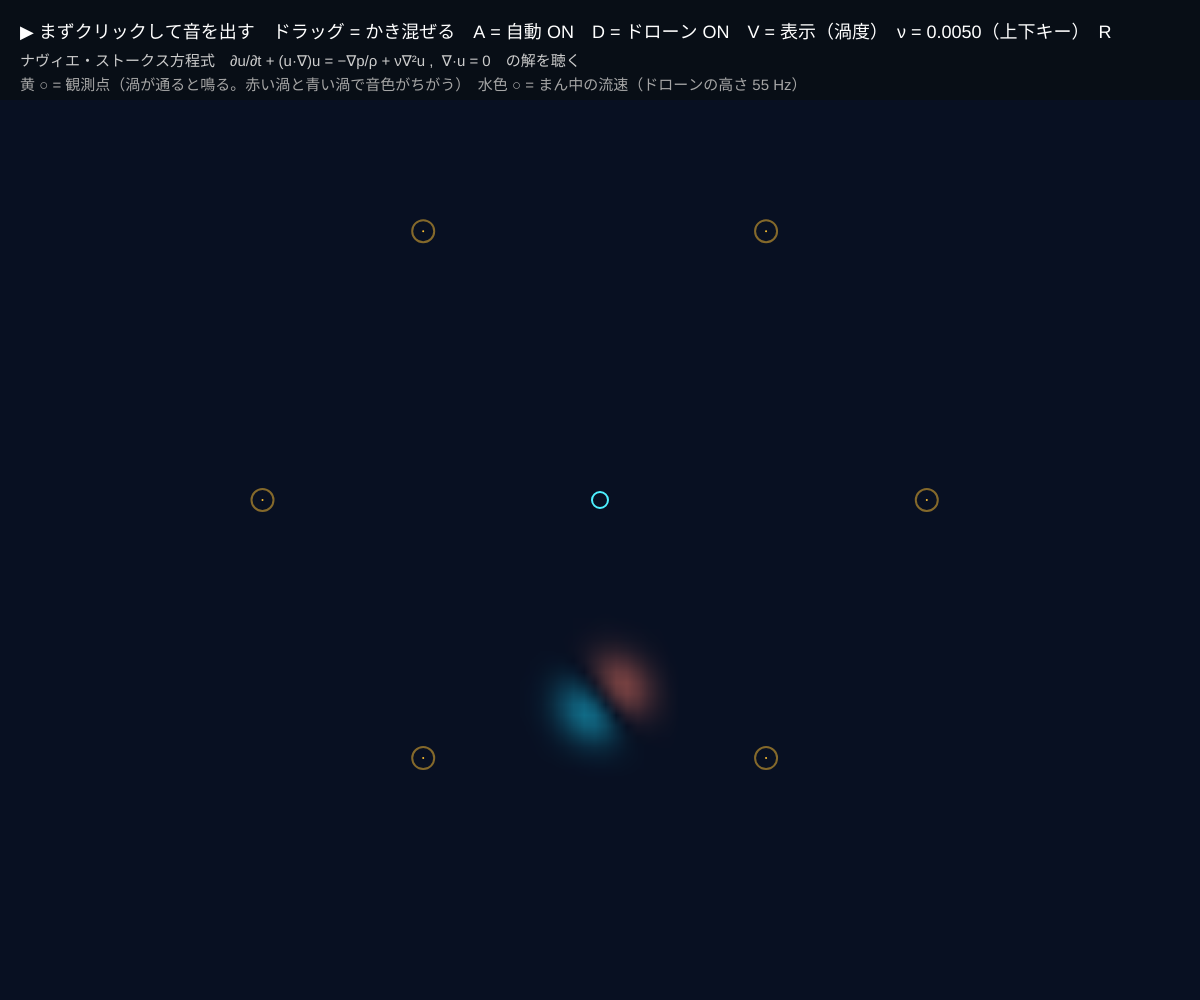
Frame 1 (no input)
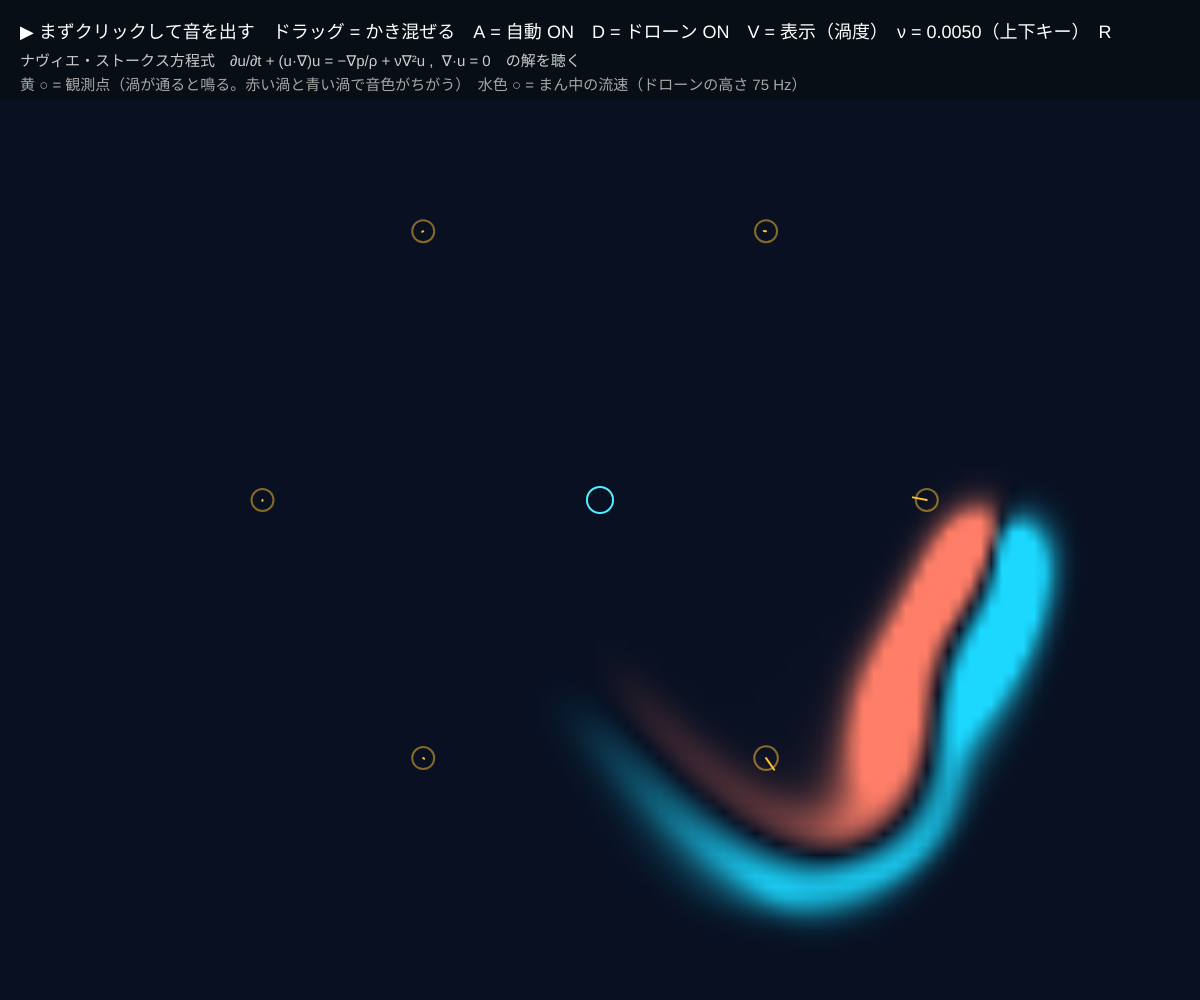
Frame 60 (no input)
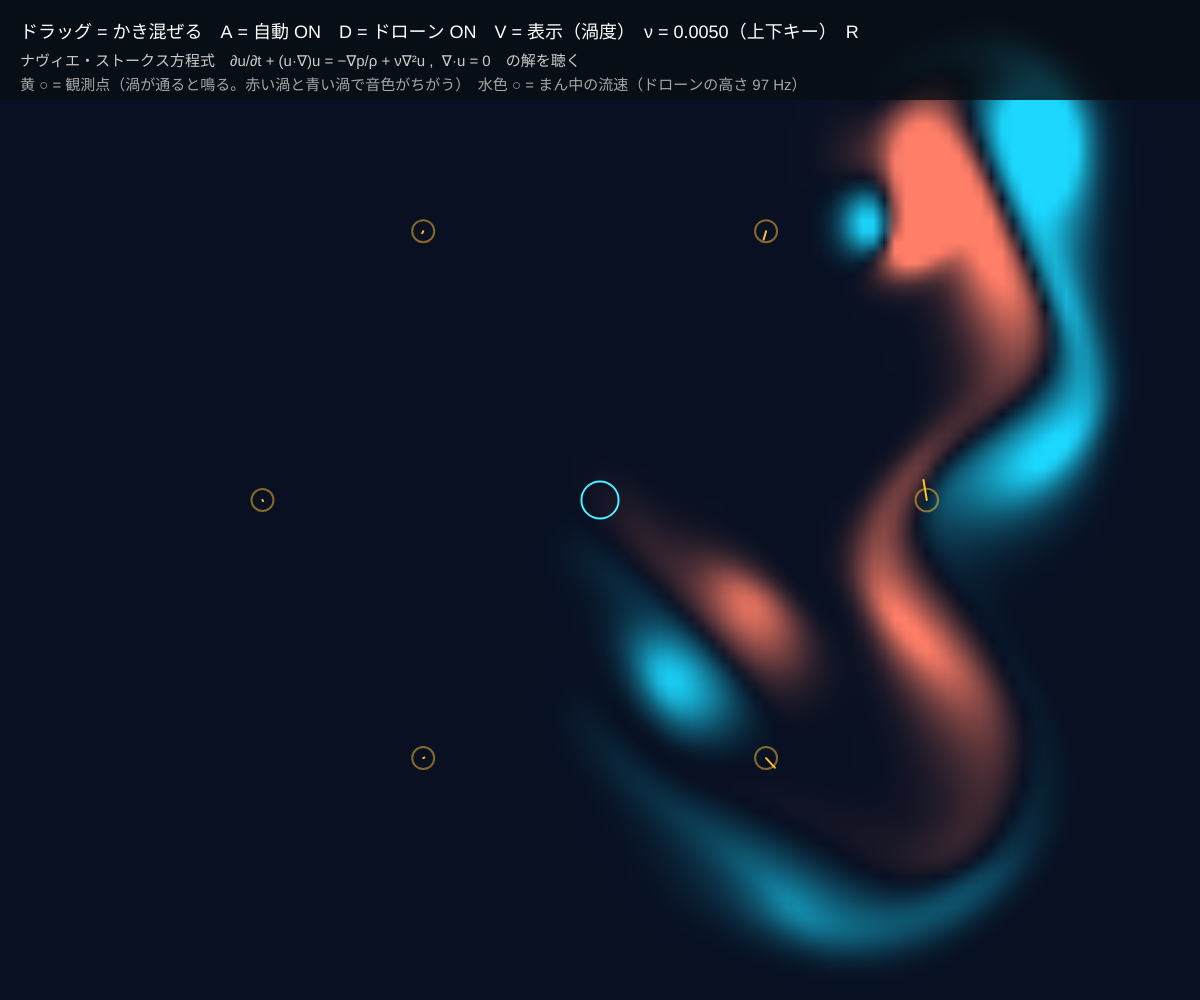
Frame 120 (the mouse pressed at the canvas centre since frame 60)

The p5.js sketch that drew these frames (run headless with seeded random() and noise() and a simulated clock; from frame 60 on, the mouse is pressed at the canvas centre):

// p5.js sketch
// ── sketch.js
// ============================================
// 13 流れを聴く 🔊
// ナヴィエ・ストークス方程式（07 のソルバー）で作った流れの中に「観測点」を置き、音に変える
//   渦が観測点を通りすぎる（渦度が大きくなる）→ ポーンと 1 音。音の高さはその場所の流速で決まる
//   まん中の観測点の流速 → 低く続く音（ドローン）の高さと大きさ
// 風の音、川のせせらぎ、笛の音は、どれも流れの中の渦が作っている（09 の St = fD/U を思い出そう）
// まずクリック（音を出す許可）/ ドラッグ = かき混ぜる / A = 自動でかき混ぜる / D = ドローン
// V = 表示切替 / 上下キー = 粘性 ν / R = やり直し
// ============================================

let nu = 0.005; // ★ 動粘性係数 ν（大きくすると渦がすぐ消えて静かになる）
let dt = 1.0; // 時間刻み
let threshold = 0.05; // ★ 渦と見なす渦度の大きさ（小さいほどよく鳴る）
let scaleNotes = [0, 2, 4, 7, 9, 12, 14, 16, 19, 21]; // ★ 音階（半音の数。これはペンタトニック）
let baseFreq = 196; // ★ いちばん低い音 [Hz]
let nProbe = 6; // ★ 観測点の数
let stirPower = 0.2; // ★ 自動のかき混ぜ棒の強さ
let NX = 112, NY;
let W2, u, v, u0, v0, p, dvg, dye, dye0, img;
let probes = [], autoStir = true, drone = true, viewNo = 0, stirT = 0;

function setup() {
  createCanvas(windowWidth, windowHeight);
  colorMode(HSB, 360, 100, 100, 100);
  NY = Math.max(16, Math.round(NX * height / width));
  W2 = NX + 2;
  img = createImage(NX, NY);
  restart();
}

function restart() {
  let n = W2 * (NY + 2);
  u = new Float32Array(n); v = new Float32Array(n); u0 = new Float32Array(n); v0 = new Float32Array(n);
  p = new Float32Array(n); dvg = new Float32Array(n); dye = new Float32Array(n); dye0 = new Float32Array(n);
  probes = [];
  for (let k = 0; k < nProbe; k++) { // 観測点を輪のように並べる
    let a = k * 2 * Math.PI / nProbe;
    probes.push({ i: Math.round(NX / 2 + NX * 0.28 * Math.cos(a)), j: Math.round(NY / 2 + NY * 0.3 * Math.sin(a)), armed: true, flash: 0, w: 0, sp: 0 });
  }
}

function stir(ci, cj, fx, fy, amount) {
  for (let j = Math.max(1, Math.floor(cj - 6)); j <= Math.min(NY, cj + 6); j++)
    for (let i = Math.max(1, Math.floor(ci - 6)); i <= Math.min(NX, ci + 6); i++) {
      let w = Math.exp(-((i - ci) * (i - ci) + (j - cj) * (j - cj)) / 9), n = IX(i, j);
      u[n] += fx * w; v[n] += fy * w; dye[n] = Math.min(dye[n] + amount * w, 2);
    }
}

function draw() {
  // ---- 外力：マウスと、自動のかき混ぜ棒（8 の字に動く）
  if (mouseIsPressed) stir(mouseX / width * NX + 1, mouseY / height * NY + 1, constrain((mouseX - pmouseX) / width * NX * 0.5, -4, 4), constrain((mouseY - pmouseY) / height * NY * 0.5, -4, 4), 0.8);
  if (autoStir) {
    stirT += 0.02;
    let sx = NX * (0.5 + 0.36 * Math.sin(stirT)), sy = NY * (0.5 + 0.34 * Math.sin(2 * stirT + 0.6));
    let vx = 0.36 * NX * 0.02 * Math.cos(stirT), vy = 0.34 * NY * 0.04 * Math.cos(2 * stirT + 0.6); // 棒の速度
    stir(sx, sy, vx * stirPower, vy * stirPower, 0.25);
  }
  stepVelocity();
  dye0.set(dye); advect(0, dye, dye0, u, v);
  for (let k = 0; k < dye.length; k++) dye[k] *= 0.995;

  render();
  image(img, 0, 0, width, height);

  // ---- ★ 観測点：渦度 ω と流速を読み、音にする
  for (let k = 0; k < probes.length; k++) {
    let q = probes[k], n = IX(q.i, q.j);
    q.w = 0.5 * (v[n + 1] - v[n - 1] - u[n + W2] + u[n - W2]);
    q.sp = Math.hypot(u[n], v[n]);
    if (q.armed && Math.abs(q.w) > threshold) { // 渦が来た！
      let note = scaleNotes[Math.floor(constrain(q.sp * 6, 0, 0.999) * scaleNotes.length)]; // 速いほど高い音
      pluck(baseFreq * Math.pow(2, note / 12), constrain(Math.abs(q.w) * 4, 0.15, 0.6), (q.i / NX) * 2 - 1, q.w > 0);
      q.armed = false; q.flash = 1;
    }
    if (Math.abs(q.w) < threshold * 0.5) q.armed = true; // 渦が去ったら次を待つ
    q.flash *= 0.92;
    let x = (q.i - 0.5) / NX * width, y = (q.j - 0.5) / NY * height;
    noFill(); stroke(42, 80, 100, 50 + 50 * q.flash); strokeWeight(2 + 4 * q.flash);
    circle(x, y, 22 + 50 * q.flash);
    stroke(42, 80, 100); strokeWeight(2);
    line(x, y, x + constrain(u[n] * 60, -50, 50), y + constrain(v[n] * 60, -50, 50)); // そこでの流速
  }
  // まん中の流速 → ドローン
  let c = IX(Math.round(NX / 2), Math.round(NY / 2)), cs = Math.hypot(u[c], v[c]);
  setDrone(drone ? 55 + cs * 400 : 0, drone ? constrain(cs * 1.5, 0, 0.25) : 0);
  noFill(); stroke(185, 70, 100); strokeWeight(2);
  circle(width / 2, height / 2, 16 + cs * 200);

  noStroke(); fill(215, 60, 8, 78); rect(0, 0, width, 100);
  fill(0, 0, 100); textSize(18);
  text((audioCtx ? '' : '▶ まずクリックして音を出す　') + 'ドラッグ = かき混ぜる　A = 自動 ' + (autoStir ? 'ON' : 'OFF') + '　D = ドローン ' + (drone ? 'ON' : 'OFF') + '　V = 表示（' + (viewNo ? '染料' : '渦度') + '）　ν = ' + nf(nu, 1, 4) + '（上下キー）　R', 20, 38);
  fill(0, 0, 80); textSize(15);
  text('ナヴィエ・ストークス方程式　∂u/∂t + (u·∇)u = −∇p/ρ + ν∇²u ,  ∇·u = 0　の解を聴く', 20, 66);
  fill(0, 0, 65);
  text('黄 ○ = 観測点（渦が通ると鳴る。赤い渦と青い渦で音色がちがう）　水色 ○ = まん中の流速（ドローンの高さ ' + nf(55 + cs * 400, 1, 0) + ' Hz）', 20, 90);
}

function mousePressed() { startAudio(); }

function keyPressed() {
  startAudio();
  if (key === 'a' || key === 'A') autoStir = !autoStir;
  if (key === 'd' || key === 'D') drone = !drone;
  if (key === 'v' || key === 'V') viewNo = 1 - viewNo;
  if (key === UP_ARROW) nu = Math.min(nu * 2, 0.32);
  if (key === DOWN_ARROW) nu = Math.max(nu / 2, 0.00125);
  if (key === 'r' || key === 'R') restart();
}

// ---------- やってみよう ----------
// 1. A で自動を止め、自分でゆっくり・すばやくかき混ぜる。鳴り方（数・高さ）はどう変わる？
// 2. ν を上げる（上キー）。渦がすぐ消えて静かになる。はちみつの中は静か？
// 3. threshold を 0.02 にするとにぎやかに、0.15 にすると強い渦だけが鳴る
// 4. scaleNotes を [0, 3, 5, 6, 7, 10, 12]（ブルース）や [0, 2, 3, 7, 8, 12]（日本の音階）に変える
// 5. nProbe を 12 にして、渦が輪をひとまわりするとメロディーになるようにしてみよう
// 6. 音の高さを「流速」ではなく「観測点の番号 k」で決めると？（note = scaleNotes[k]）


// ==================================================
// ここから下は「流れを解く道具」「色をつける道具」「音を鳴らすための道具」です（全部コピーすること）
// ==================================================
// ---- 流体ソルバー（07 と同じ。ナヴィエ・ストークス方程式を 粘性 → 移流 → 圧力 の順に解く）
function IX(i, j) { return i + W2 * j; }
function stepVelocity() {
  if (nu > 0) { u0.set(u); v0.set(v); diffuse(1, u, u0, nu); diffuse(2, v, v0, nu); } // 粘性 ν∇²u
  u0.set(u); v0.set(v);
  advect(1, u, u0, u0, v0); advect(2, v, v0, u0, v0); // 移流 −(u·∇)u
  project(); // 圧力 −∇p と ∇·u = 0
  for (let k = 0; k < u.length; k++) {
    if (!(Math.abs(u[k]) < 20)) u[k] = constrain(u[k] || 0, -20, 20);
    if (!(Math.abs(v[k]) < 20)) v[k] = constrain(v[k] || 0, -20, 20);
  }
}
function diffuse(b, x, x0, k) { let a = dt * k; linSolve(b, x, x0, a, 1 + 4 * a, 10); }
function advect(b, d, d0, uu, vv) {
  for (let j = 1; j <= NY; j++) for (let i = 1; i <= NX; i++) {
    let n = IX(i, j);
    let x = constrain(i - dt * uu[n], 0.5, NX + 0.5), y = constrain(j - dt * vv[n], 0.5, NY + 0.5);
    let i0 = Math.floor(x), j0 = Math.floor(y), s = x - i0, t = y - j0, m = IX(i0, j0);
    d[n] = (1 - s) * ((1 - t) * d0[m] + t * d0[m + W2]) + s * ((1 - t) * d0[m + 1] + t * d0[m + 1 + W2]);
  }
  setBnd(b, d);
}
function project() {
  for (let j = 1; j <= NY; j++) for (let i = 1; i <= NX; i++) {
    let n = IX(i, j);
    dvg[n] = -0.5 * (u[n + 1] - u[n - 1] + v[n + W2] - v[n - W2]);
  }
  setBnd(0, dvg);
  linSolve(0, p, dvg, 1, 4, 25);
  for (let j = 1; j <= NY; j++) for (let i = 1; i <= NX; i++) {
    let n = IX(i, j);
    u[n] -= 0.5 * (p[n + 1] - p[n - 1]);
    v[n] -= 0.5 * (p[n + W2] - p[n - W2]);
  }
  setBnd(1, u); setBnd(2, v);
}
function linSolve(b, x, x0, a, c, iters) {
  let ic = 1 / c;
  for (let k = 0; k < iters; k++) {
    for (let j = 1; j <= NY; j++) {
      let r = j * W2;
      for (let i = 1; i <= NX; i++) { let n = r + i; x[n] = (x0[n] + a * (x[n - 1] + x[n + 1] + x[n - W2] + x[n + W2])) * ic; }
    }
    setBnd(b, x);
  }
}
function setBnd(b, x) {
  for (let i = 1; i <= NX; i++) {
    x[IX(i, 0)] = b === 2 ? -x[IX(i, 1)] : x[IX(i, 1)];
    x[IX(i, NY + 1)] = b === 2 ? -x[IX(i, NY)] : x[IX(i, NY)];
  }
  for (let j = 0; j <= NY + 1; j++) {
    x[IX(0, j)] = b === 1 ? -x[IX(1, j)] : x[IX(1, j)];
    x[IX(NX + 1, j)] = b === 1 ? -x[IX(NX, j)] : x[IX(NX, j)];
  }
}
function render() {
  img.loadPixels();
  let px = img.pixels;
  for (let j = 1; j <= NY; j++) for (let i = 1; i <= NX; i++) {
    let n = IX(i, j), k = ((i - 1) + (j - 1) * NX) * 4, r, g, b;
    if (viewNo === 1) { let d = Math.min(dye[n], 1.6); r = 8 + 150 * d * d * 0.6; g = 16 + 190 * d; b = 34 + 220 * d; }
    else {
      let s = -0.5 * (v[n + 1] - v[n - 1] - u[n + W2] + u[n - W2]) * 7, a = Math.min(Math.abs(s), 1);
      r = 8 + (s > 0 ? 247 : 20) * a; g = 16 + (s > 0 ? 110 : 200) * a; b = 34 + (s > 0 ? 70 : 221) * a;
    }
    px[k] = r; px[k + 1] = g; px[k + 2] = b; px[k + 3] = 255;
  }
  img.updatePixels();
}

// ---- 音（Web Audio）
let audioCtx, masterOut, droneOsc, droneGain;
function startAudio() {
  if (!audioCtx) {
    audioCtx = new AudioContext();
    masterOut = audioCtx.createGain(); masterOut.gain.value = 0.6;
    masterOut.connect(audioCtx.destination);
    droneOsc = audioCtx.createOscillator(); droneOsc.type = 'sawtooth';
    let lp = audioCtx.createBiquadFilter(); lp.type = 'lowpass'; lp.frequency.value = 400;
    droneGain = audioCtx.createGain(); droneGain.gain.value = 0;
    droneOsc.connect(lp); lp.connect(droneGain); droneGain.connect(masterOut);
    droneOsc.start();
  }
  audioCtx.resume();
}
// 1 音鳴らす：freq [Hz]、vol（0〜1）、pan（−1 = 左 〜 1 = 右）、soft = やわらかい音色
function pluck(freq, vol, pan, soft) {
  if (!audioCtx) return;
  let t0 = audioCtx.currentTime, osc = audioCtx.createOscillator(), g = audioCtx.createGain();
  osc.type = soft ? 'sine' : 'triangle'; osc.frequency.value = freq;
  g.gain.setValueAtTime(0.0001, t0);
  g.gain.exponentialRampToValueAtTime(Math.max(vol, 0.001), t0 + 0.01);
  g.gain.exponentialRampToValueAtTime(0.0001, t0 + (soft ? 1.2 : 0.7));
  let out = g;
  if (audioCtx.createStereoPanner) { out = audioCtx.createStereoPanner(); out.pan.value = constrain(pan, -1, 1); g.connect(out); }
  osc.connect(g); out.connect(masterOut);
  osc.start(t0); osc.stop(t0 + 1.3);
}
// 続く音（ドローン）の高さと大きさをなめらかに変える
function setDrone(freq, vol) {
  if (!audioCtx) return;
  droneOsc.frequency.setTargetAtTime(constrain(freq, 30, 2000), audioCtx.currentTime, 0.1);
  droneGain.gain.setTargetAtTime(constrain(vol, 0, 0.4), audioCtx.currentTime, 0.1);
}
